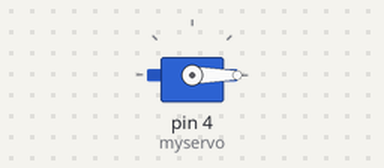
A sketch run on a simulated Arduino Uno, built with avr-gcc and run on an emulated ATmega328P. On the bench: servo.

Above: at 0.05 s.
At 4.0 s:
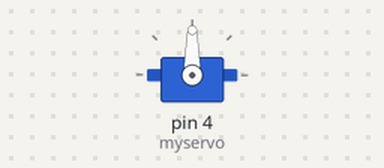
Timing chart, 0 to 5.2 s (numbered marks = the images above):
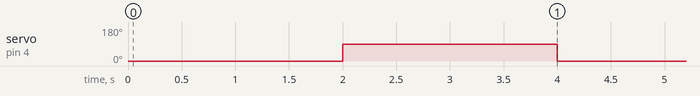

Measured:
- by itself, servo on pin 4 (myservo): alternates 90° for 2.0 s and 0° for 2.0 s

The sketch:

home_code.ino
```cpp
#include <Servo.h>

Servo myservo;
void setup() {
  myservo.attach(4);
}

void loop() {
  myservo.write(0);   // close
  delay(2000);
  myservo.write(90);  // open
  delay(2000);
}
```
